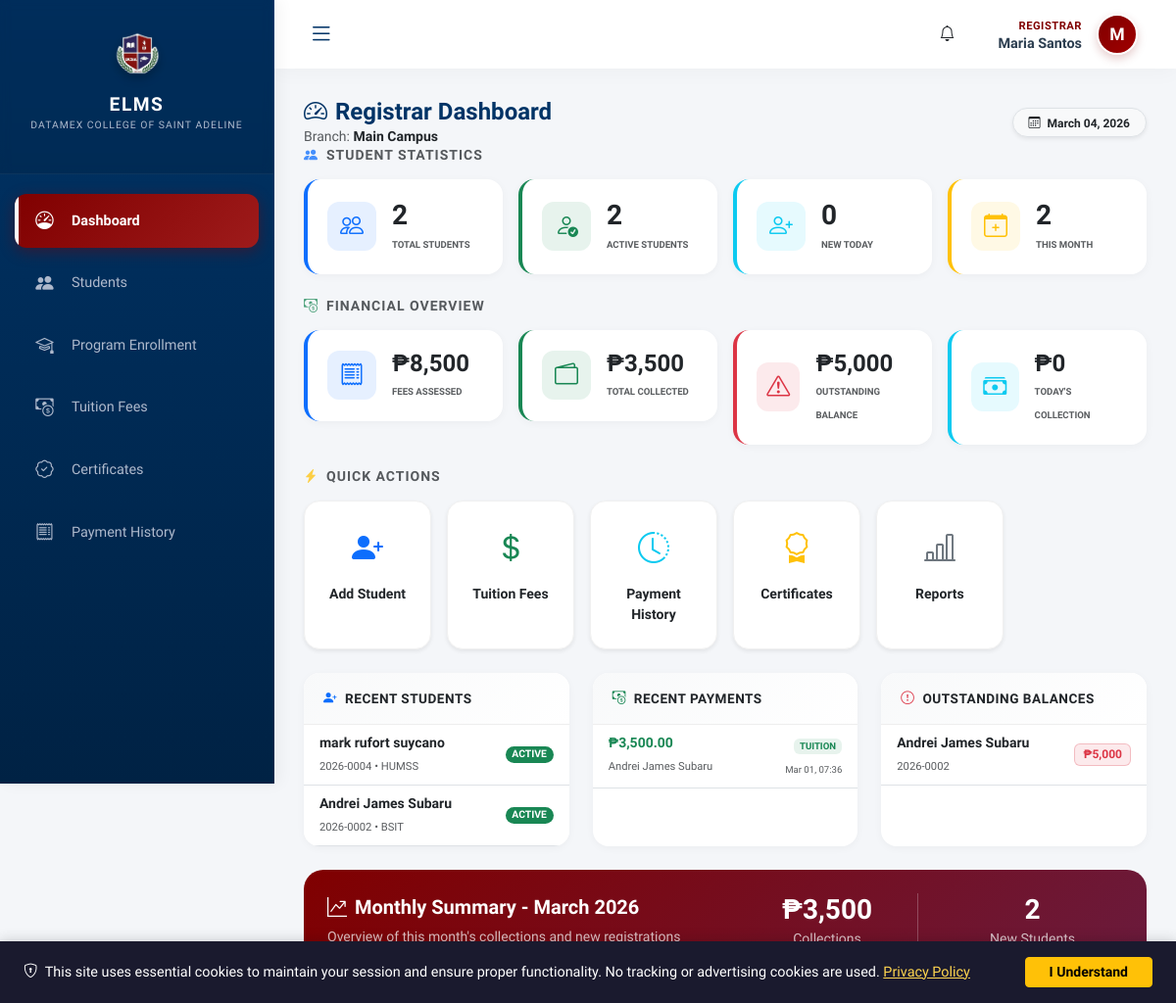
/modules/registrar/dashboard.php (signed in), run on the app's committed database.
### tables this page shows
CREATE TABLE `branches` (
  `id` int(10) UNSIGNED NOT NULL,
  `school_id` int(10) UNSIGNED NOT NULL,
  `name` varchar(100) NOT NULL,
  `address` text DEFAULT NULL
);

CREATE TABLE `students` (
  `user_id` int(10) UNSIGNED NOT NULL,
  `student_no` varchar(20) NOT NULL,
  `lrn` varchar(12) DEFAULT NULL,
  `course_id` int(10) UNSIGNED DEFAULT NULL,
  `program_type` enum('college','shs') DEFAULT NULL,
  `student_type` enum('regular','irregular','transferee') NOT NULL DEFAULT 'regular',
  `previous_school` varchar(255) DEFAULT NULL
);

CREATE TABLE `users` (
  `id` int(10) UNSIGNED NOT NULL,
  `email` varchar(100) NOT NULL,
  `password` varchar(255) NOT NULL,
  `status` enum('active','inactive') DEFAULT 'active',
  `last_login` datetime DEFAULT NULL,
  `created_at` timestamp NOT NULL DEFAULT current_timestamp(),
  `lock_count` int(11) NOT NULL DEFAULT 0,
  `last_locked_at` datetime DEFAULT NULL
);

CREATE TABLE `payments` (
  `id` int(10) UNSIGNED NOT NULL,
  `reference_no` varchar(50) DEFAULT NULL,
  `or_number` varchar(50) DEFAULT NULL,
  `student_id` int(10) UNSIGNED NOT NULL,
  `amount` decimal(10,2) NOT NULL,
  `payment_type` varchar(100) DEFAULT NULL,
  `other_type_description` varchar(255) DEFAULT NULL,
  `description` text DEFAULT NULL,
  `academic_year_id` int(10) UNSIGNED DEFAULT NULL,
  `semester` enum('1st','2nd','summer') DEFAULT NULL,
  `term` enum('prelim','midterm','prefinals','finals','full','downpayment') DEFAULT NULL,
  `branch_id` int(10) UNSIGNED DEFAULT NULL,
  `recorded_by` int(10) UNSIGNED DEFAULT NULL,
  `payment_method` enum('cash','bank_transfer','online','check') DEFAULT 'cash',
  `status` enum('pending','verified','rejected') DEFAULT 'pending',
  `verified_by` int(10) UNSIGNED DEFAULT NULL,
  `verified_at` datetime DEFAULT NULL,
  `rejection_reason` text DEFAULT NULL,
  `proof_file` varchar(255) DEFAULT NULL,
  `created_at` timestamp NOT NULL DEFAULT current_timestamp()
);

### modules/registrar/dashboard.php (the view, shortened to what the rows shown need)
<?php
require_once '../../config/init.php';
$registrar_id = $_SESSION['user_id'];
$registrar_profile = $conn->query("SELECT branch_id FROM user_profiles WHERE user_id = $registrar_id")->fetch_assoc();
$branch_id = $registrar_profile['branch_id'] ?? 0;
$branch = $conn->query("SELECT name FROM branches WHERE id = $branch_id")->fetch_assoc();
$branch_condition = $branch_id > 0 ? "up.branch_id = $branch_id" : "1=1";
$payment_branch_condition = $branch_id > 0 ? "(p.branch_id = $branch_id OR p.branch_id IS NULL)" : "1=1";
$recent_students = $conn->query("
    SELECT s.student_no, s.user_id,
           CONCAT(up.first_name, ' ', up.last_name) as student_name,
           COALESCE(p.program_code, ss.strand_code) as program_code,
           u.created_at, u.status
    FROM students s
    INNER JOIN users u ON s.user_id = u.id
    INNER JOIN user_profiles up ON s.user_id = up.user_id
    LEFT JOIN programs p ON s.course_id = p.id
    LEFT JOIN shs_strands ss ON s.course_id = ss.id AND p.id IS NULL
    WHERE $branch_condition
    ORDER BY u.created_at DESC
    LIMIT 5
");
$recent_payments = $conn->query("
    SELECT s.student_no,
           CONCAT(up.first_name, ' ', up.last_name) as student_name,
           p.amount, p.status, p.or_number, p.reference_no, p.payment_type, p.description, p.created_at
    FROM payments p
    INNER JOIN students s ON p.student_id = s.user_id
    INNER JOIN user_profiles up ON s.user_id = up.user_id
    WHERE $payment_branch_condition
    ORDER BY p.created_at DESC
    LIMIT 5
");
$students_with_balance = $conn->query("
    SELECT s.student_no, s.user_id,
           CONCAT(up.first_name, ' ', up.last_name) as student_name,
           COALESCE(p.program_code, ss.strand_code) as program_code,
           COALESCE((SELECT SUM(amount) FROM student_fees WHERE student_id = s.user_id), 0) as total_fees,
           COALESCE((SELECT SUM(amount) FROM payments WHERE student_id = s.user_id AND status = 'verified'), 0) as total_paid
    FROM students s
    INNER JOIN users u ON s.user_id = u.id
    INNER JOIN user_profiles up ON s.user_id = up.user_id
    LEFT JOIN programs p ON s.course_id = p.id
    LEFT JOIN shs_strands ss ON s.course_id = ss.id AND p.id IS NULL
    WHERE $branch_condition
    HAVING (total_fees - total_paid) > 0
    ORDER BY (total_fees - total_paid) DESC
    LIMIT 5
");
include '../../includes/header.php';
?>
<div class="header-fixed-part animate__animated animate__fadeInDown">
    <div class="d-flex justify-content-between align-items-center">
        <div>
            <p class="text-muted small mb-0">Branch: <span class="fw-bold text-dark"><?php echo htmlspecialchars($branch['name'] ?? 'Not Assigned'); ?></span></p>
        </div>
    </div>
</div>
<div class="body-scroll-part">
    <div class="row g-4">
        <div class="col-lg-4">
            <div class="activity-card h-100">
                <div class="p-0">
                    <ul class="list-group list-group-flush">
                        <?php if ($recent_students->num_rows == 0): ?>
                            <li class="list-group-item py-4 text-center text-muted small">No students found.</li>
                        <?php else: while ($row = $recent_students->fetch_assoc()): ?>
                            <li class="list-group-item px-3 py-2 border-bottom d-flex justify-content-between align-items-center">
                                <div>
                                    <div class="fw-bold text-dark small"><?php echo htmlspecialchars($row['student_name']); ?></div>
                                    <small class="text-muted" style="font-size: 0.7rem;"><?php echo htmlspecialchars($row['student_no']); ?> • <?php echo htmlspecialchars($row['program_code'] ?? 'N/A'); ?></small>
                                </div>
                                <span class="badge bg-<?php echo $row['status'] == 'active' ? 'success' : 'secondary'; ?> rounded-pill" style="font-size: 0.65rem;"><?php echo strtoupper($row['status']); ?></span>
                            </li>
                        <?php endwhile; endif; ?>
                    </ul>
                </div>
            </div>
        </div>
        <div class="col-lg-4">
            <div class="activity-card h-100">
                <div class="p-0">
                    <ul class="list-group list-group-flush">
                        <?php if ($recent_payments->num_rows == 0): ?>
                            <li class="list-group-item py-4 text-center text-muted small">No payments recorded.</li>
                        <?php else: while ($row = $recent_payments->fetch_assoc()):
                             $s_clr = ($row['status'] == 'verified') ? 'success' : (($row['status'] == 'rejected') ? 'danger' : 'warning');
                        ?>
                            <li class="list-group-item px-3 py-2 border-bottom">
                                <div class="d-flex justify-content-between align-items-start">
                                    <div>
                                        <div class="fw-bold text-success small">₱<?php echo number_format($row['amount'], 2); ?></div>
                                        <small class="text-muted" style="font-size: 0.7rem;"><?php echo htmlspecialchars($row['student_name']); ?></small>
                                    </div>
                                    <div class="text-end">
                                        <span class="badge bg-<?php echo $s_clr; ?> bg-opacity-10 text-<?php echo $s_clr; ?>" style="font-size: 0.6rem;"><?php echo strtoupper($row['payment_type']); ?></span>
                                        <br><small class="text-muted" style="font-size: 0.6rem;"><?php echo date('M d, H:i', strtotime($row['created_at'])); ?></small>
                                    </div>
                                </div>
                            </li>
                        <?php endwhile; endif; ?>
                    </ul>
                </div>
            </div>
        </div>
        <div class="col-lg-4">
            <div class="activity-card h-100">
                <div class="p-0">
                    <ul class="list-group list-group-flush">
                        <?php if ($students_with_balance->num_rows == 0): ?>
                            <li class="list-group-item py-4 text-center text-muted small">All accounts settled!</li>
                        <?php else: while ($row = $students_with_balance->fetch_assoc()):
                            $balance = $row['total_fees'] - $row['total_paid'];
                        ?>
                            <li class="list-group-item px-3 py-2 border-bottom d-flex justify-content-between align-items-center">
                                <div>
                                    <div class="fw-bold text-dark small"><?php echo htmlspecialchars($row['student_name']); ?></div>
                                    <small class="text-muted" style="font-size: 0.7rem;"><?php echo htmlspecialchars($row['student_no']); ?></small>
                                </div>
                                <span class="badge bg-danger bg-opacity-10 text-danger border border-danger border-opacity-25 px-2">₱<?php echo number_format($balance, 0); ?></span>
                            </li>
                        <?php endwhile; endif; ?>
                    </ul>
                </div>
            </div>
        </div>
    </div>
</div>
<?php include '../../includes/footer.php'; ?>

### data on the page
branches: name "Main Campus"
students: student_name "mark rufort suycano", student_no "2026-0004", program_code "HUMSS", user_id.status "ACTIVE"
students: student_name "Andrei James Subaru", student_no "2026-0002", program_code "BSIT", user_id.status "ACTIVE", balance "5,000"
payments: amount "3,500.00", student_name "Andrei James Subaru", payment_type "TUITION", created_at "Mar 01, 07:36"

### other printed values
$_SESSION['role'] "REGISTRAR"
$_SESSION['name'] "Maria Santos"
substr($_SESSION['name'] ?? 'U', 0, 1) "M"
$stats['total_students'] "2"
$stats['active_students'] "2"
$stats['new_students_today'] "0"
$stats['new_students_month'] "2"
$stats['total_fees_assessed'] "8,500"
$stats['total_payments'] "3,500"
$stats['total_balance'] "5,000"
$stats['today_collections'] "0"
$stats['month_collections'] "3,500"
